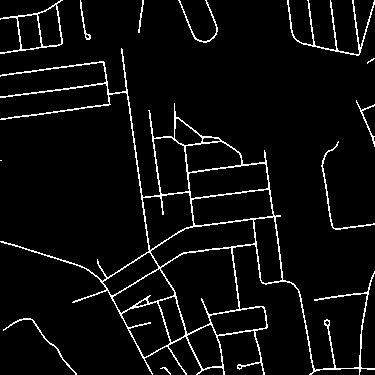
#> input picture data/roads/labels/label_0111.png, 375 x 375 px
$ jupyter execute --allow-errors introduction.ipynb
#> lines starting #> are read from the running program, lines starting #| are printed output that depends on the picture
### utils/functions.py
import numpy as np
from scipy.ndimage import distance_transform_edt

def distance_transform(image):
    distance_f = np.copy(image)
    distance_f = distance_transform_edt(distance_f)
    distance_b = np.copy(1-image)
    distance_b = distance_transform_edt(distance_b)
    signed_distance = distance_f - distance_b

    return signed_distance

### introduction.ipynb
[cell 1]
from build import betti_matching as bm

import numpy as np
import cv2
import matplotlib.pyplot as plt
from matplotlib import colormaps

from utils.functions import *

### Computing *persistence barcodes* of digital images

Load an image whose persistence barcode you want to compute. It should be represented in form of n-dimensional numpy array.

For demonstration purposes, we will load a 2D-segmentation.

[cell 2]
path_data = "data/roads"
label = cv2.imread(path_data + "/labels/label_0111.png")[:,:,0]
#> label: shape (375, 375); 5.1% white in thin lines or dots
label = (255-label)/255
#> label: shape (375, 375) float64; values 0 (black) and 1 (white), 94.9% white; black in thin lines or dots

img = plt.imshow(label, cmap='binary')
cbar = plt.colorbar(img)
plt.show()
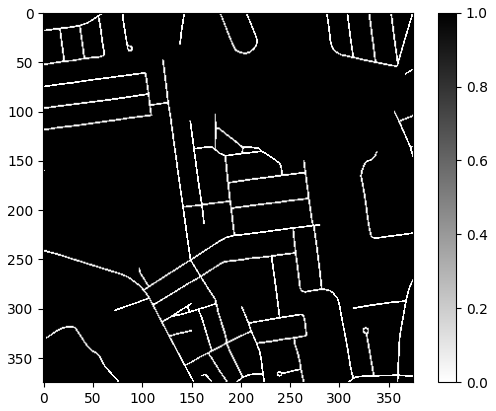
#> figure drawn by matplotlib, 2 panels

You can compute the barcode of an image by applying the `compute_barcode` function of the 'betti_matching' module.

Use the following command to see its documentation:

#> (a cell that did not finish here is left out)

#> (a cell that did not finish here is left out)

The output contains two lists of lists. The first one contains the coordinates of birth-voxels of the respective dimensions and the second one the coordinates of corresponding death-voxels.

Note that we do not ouput the essential interval for convencience. If you want to use the essential intervals as well, you can compute the lexicographically minimal voxel (with respect to its coordinates) with minimum value, which will be the birth-voxel for the essential interval.

#> (a cell that did not finish here is left out)

The label has 12 intervals in dimension 0 and 22 in dimension 1.

We output the voxel coordinates, so that they can be used to define the *Betti matching loss* using the values of the original arrays. This allows for backpropagation during training of neural networks.

You can obtain the actual persistence intervals by replacing a pair of voxels $(\operatorname{birth},\operatorname{death})$ of some image $I$ with its corresponding interval $[I[\operatorname{birth}],I[\operatorname{death}])$.

#> (a cell that did not finish here is left out)

### Computing *Betti matching*

Load two images that you want to compare using *Betti Matching*. They should be represented in form of n-dimensional numpy arrays.

For demonstration purposes, we will load a 2D-segmentation and apply the distance transform to it.

[cell 7]
path_data = "data/roads"
label = cv2.imread(path_data + "/labels/label_0111.png")[:,:,0]
label = (255-label)/255

img = plt.imshow(label, cmap='binary')
cbar = plt.colorbar(img)
plt.show()

dt = distance_transform(label)
#> in distance_transform, `distance_f = distance_transform_edt(distance_f)`:
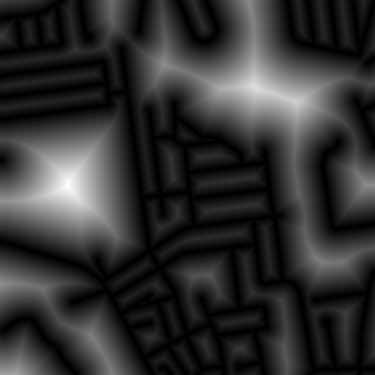
#> distance_f: shape (375, 375) float64; min 0, max 70.94, mean 13.8; drawn with min black and max white
#> in distance_transform, `distance_b = np.copy(1-image)`: distance_b: shape (375, 375) float64; values 0 (black) and 1 (white), 5.1% white in thin lines or dots
#> in distance_transform, `distance_b = distance_transform_edt(distance_b)`:
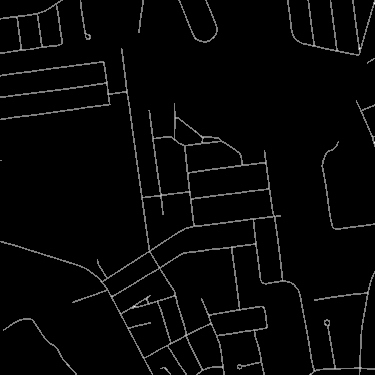
#> distance_b: shape (375, 375) float64; min 0, max 2, mean 0.051; drawn with min black and max white

img = plt.imshow(dt)
cbar = plt.colorbar(img)
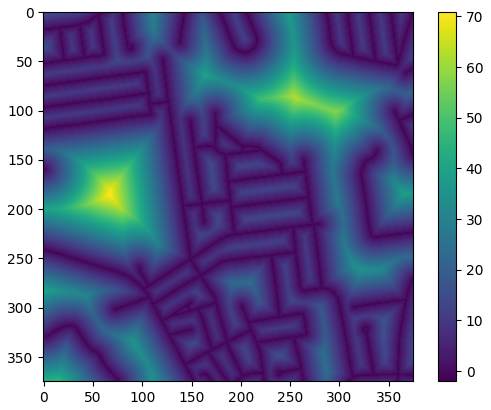
#> figure drawn by matplotlib, 2 panels

$ run again, with data/roads/labels/label_0113.png copied over data/roads/labels/label_0111.png
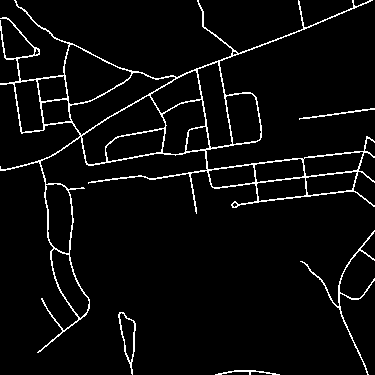
#> input picture data/roads/labels/label_0113.png, 375 x 375 px
#> in distance_transform, `distance_f = distance_transform_edt(distance_f)`:
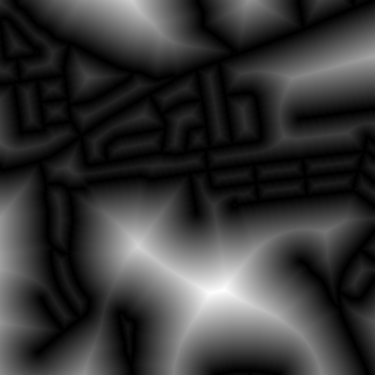
#> distance_f: shape (375, 375) float64; min 0, max 80.99, mean 17.5; drawn with min black and max white
#> `[cell 7] path_data = "data/roads" label = cv2.imread(path_data + "/lab..`:
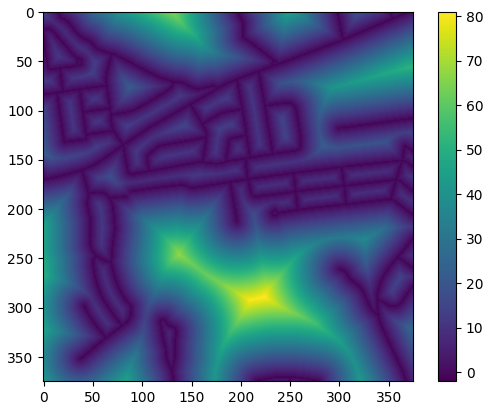
#> figure drawn by matplotlib, 2 panels

$ run again, with data/roads/labels/label_0122.png copied over data/roads/labels/label_0111.png
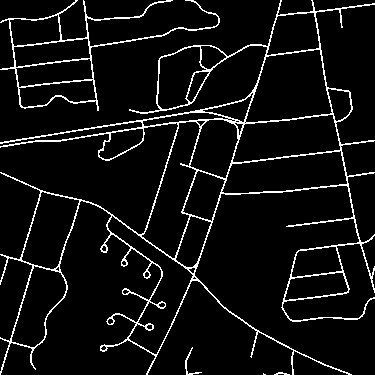
#> input picture data/roads/labels/label_0122.png, 375 x 375 px
#> in distance_transform, `distance_f = distance_transform_edt(distance_f)`:
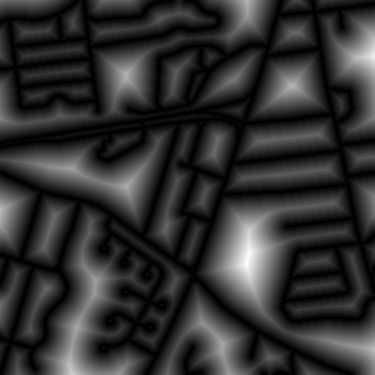
#> distance_f: shape (375, 375) float64; min 0, max 45.35, mean 8.7; drawn with min black and max white
#> `[cell 7] path_data = "data/roads" label = cv2.imread(path_data + "/lab..`:
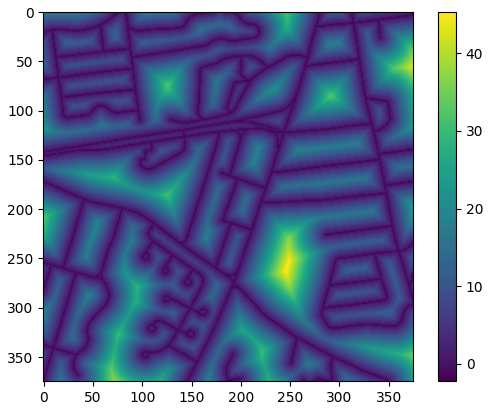
#> figure drawn by matplotlib, 2 panels
